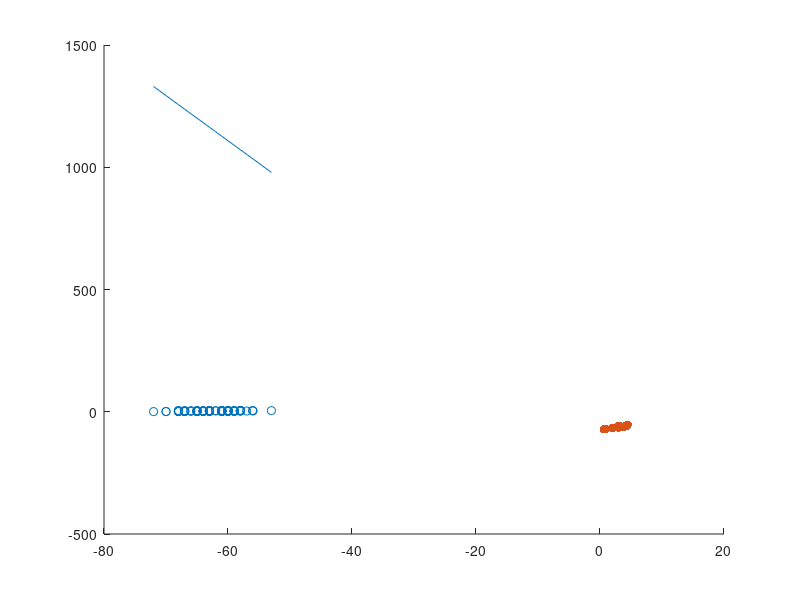

The MATLAB script that drew this image:
tmp=importdata('1Dx1.txt');
data=tmp.data;
%%
r=find(data(:,2)==0);
e= find(data(:,2)==6);
z=[r;e];

data(z,:)=[];
%%
x=data(:,2);
Ap=data(:,8);






scatter(Ap,x,'r.');
hold on
ma=max(Ap(:,1));
mi=min(Ap(:,1));

l=size(x);
i=1;
for rssa=mi:ma
   
    l(i)=mean(x(find(Ap(:,1)==rssa)));
    i=i+1;
end

xx=mi:ma;

xx(isnan(l))=[];
l(isnan(l))=[];
scatter(l,xx,'filled')


b=regress(xx',l');



y=b*xx;
plot(xx,y);